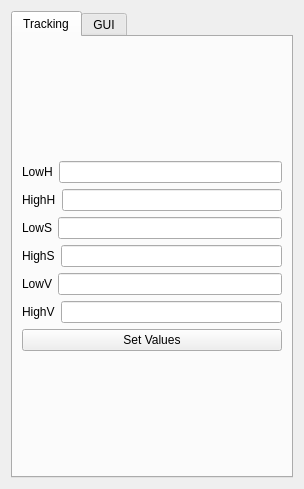
<?xml version="1.0" encoding="UTF-8"?>
<ui version="4.0">
 <class>TrackerParameterView</class>
 <widget class="QWidget" name="TrackerParameterView">
  <property name="geometry">
   <rect>
    <x>0</x>
    <y>0</y>
    <width>304</width>
    <height>489</height>
   </rect>
  </property>
  <property name="windowTitle">
   <string>Form</string>
  </property>
  <layout class="QGridLayout" name="gridLayout">
   <item row="0" column="0">
    <widget class="QTabWidget" name="tabWidget">
     <property name="currentIndex">
      <number>0</number>
     </property>
     <widget class="QWidget" name="tab">
      <property name="sizePolicy">
       <sizepolicy hsizetype="Expanding" vsizetype="Expanding">
        <horstretch>0</horstretch>
        <verstretch>0</verstretch>
       </sizepolicy>
      </property>
      <attribute name="title">
       <string>Tracking</string>
      </attribute>
      <layout class="QVBoxLayout" name="verticalLayout_2">
       <item>
        <layout class="QVBoxLayout" name="verticalLayout">
         <item>
          <layout class="QHBoxLayout" name="horizontalLayout_2">
           <item>
            <widget class="QLabel" name="label_2">
             <property name="text">
              <string>LowH</string>
             </property>
            </widget>
           </item>
           <item>
            <widget class="QLineEdit" name="lineEdit_2_lowH"/>
           </item>
          </layout>
         </item>
         <item>
          <layout class="QHBoxLayout" name="horizontalLayout_6">
           <item>
            <widget class="QLabel" name="label_3">
             <property name="text">
              <string>HighH</string>
             </property>
            </widget>
           </item>
           <item>
            <widget class="QLineEdit" name="lineEdit_3_highH"/>
           </item>
          </layout>
         </item>
         <item>
          <layout class="QHBoxLayout" name="horizontalLayout_7">
           <item>
            <widget class="QLabel" name="label_4">
             <property name="text">
              <string>LowS</string>
             </property>
            </widget>
           </item>
           <item>
            <widget class="QLineEdit" name="lineEdit_4_lowS"/>
           </item>
          </layout>
         </item>
         <item>
          <layout class="QHBoxLayout" name="horizontalLayout_5">
           <item>
            <widget class="QLabel" name="label_5">
             <property name="text">
              <string>HighS</string>
             </property>
            </widget>
           </item>
           <item>
            <widget class="QLineEdit" name="lineEdit_5_HighS"/>
           </item>
          </layout>
         </item>
         <item>
          <layout class="QHBoxLayout" name="horizontalLayout_4">
           <item>
            <widget class="QLabel" name="label_6">
             <property name="text">
              <string>LowV</string>
             </property>
            </widget>
           </item>
           <item>
            <widget class="QLineEdit" name="lineEdit_6_LowV"/>
           </item>
          </layout>
         </item>
         <item>
          <layout class="QHBoxLayout" name="horizontalLayout_8">
           <item>
            <widget class="QLabel" name="label_7">
             <property name="text">
              <string>HighV</string>
             </property>
            </widget>
           </item>
           <item>
            <widget class="QLineEdit" name="lineEdit_7_HighV"/>
           </item>
          </layout>
         </item>
         <item>
          <widget class="QPushButton" name="pushButton">
           <property name="text">
            <string>Set Values</string>
           </property>
          </widget>
         </item>
        </layout>
       </item>
      </layout>
     </widget>
     <widget class="QWidget" name="tab_2">
      <attribute name="title">
       <string>GUI</string>
      </attribute>
      <layout class="QVBoxLayout" name="verticalLayout_3">
       <item>
        <widget class="QLabel" name="label_10">
         <property name="text">
          <string>GUI options go here</string>
         </property>
        </widget>
       </item>
       <item>
        <widget class="QLabel" name="label_11">
         <property name="text">
          <string>E.g. Size of markers</string>
         </property>
        </widget>
       </item>
      </layout>
     </widget>
    </widget>
   </item>
  </layout>
 </widget>
 <resources/>
 <connections/>
</ui>
